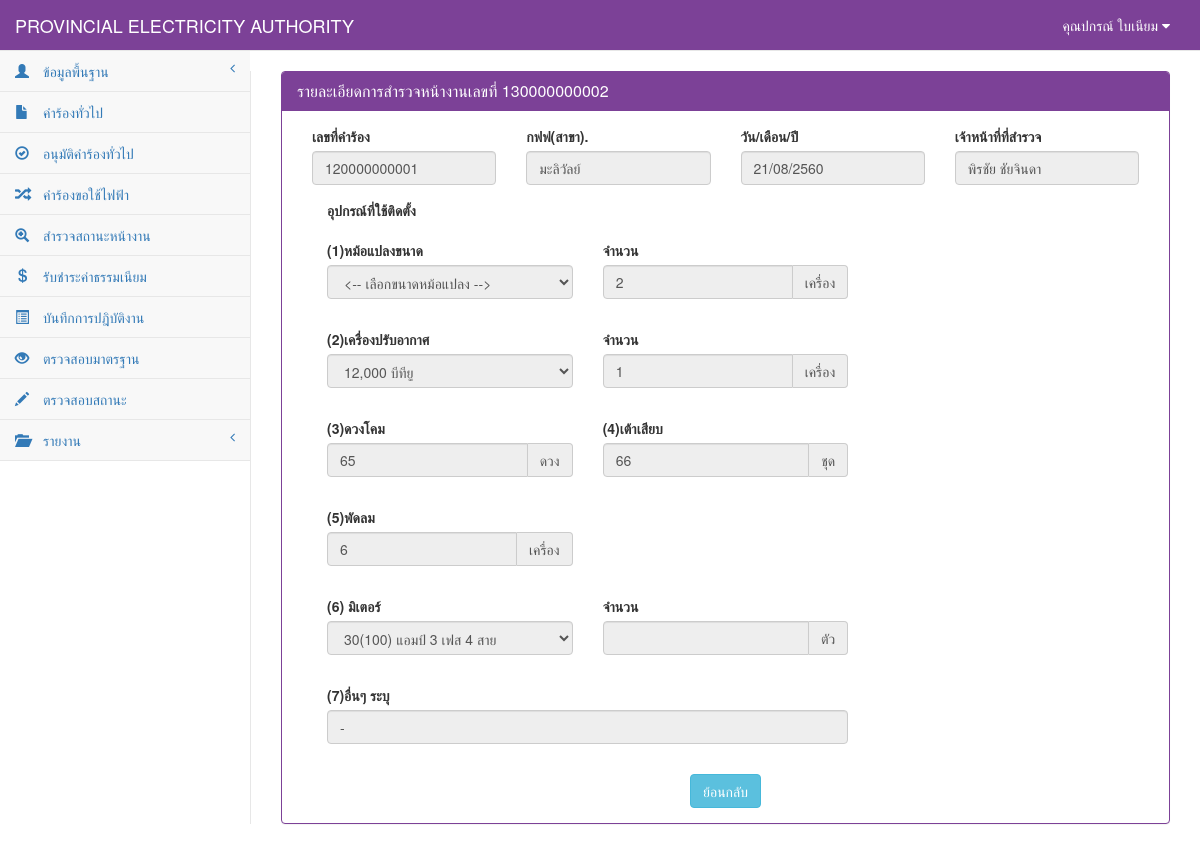
Page /StatusElectricity_view.php?id=130000000002 (signed in) on the earlier database version.
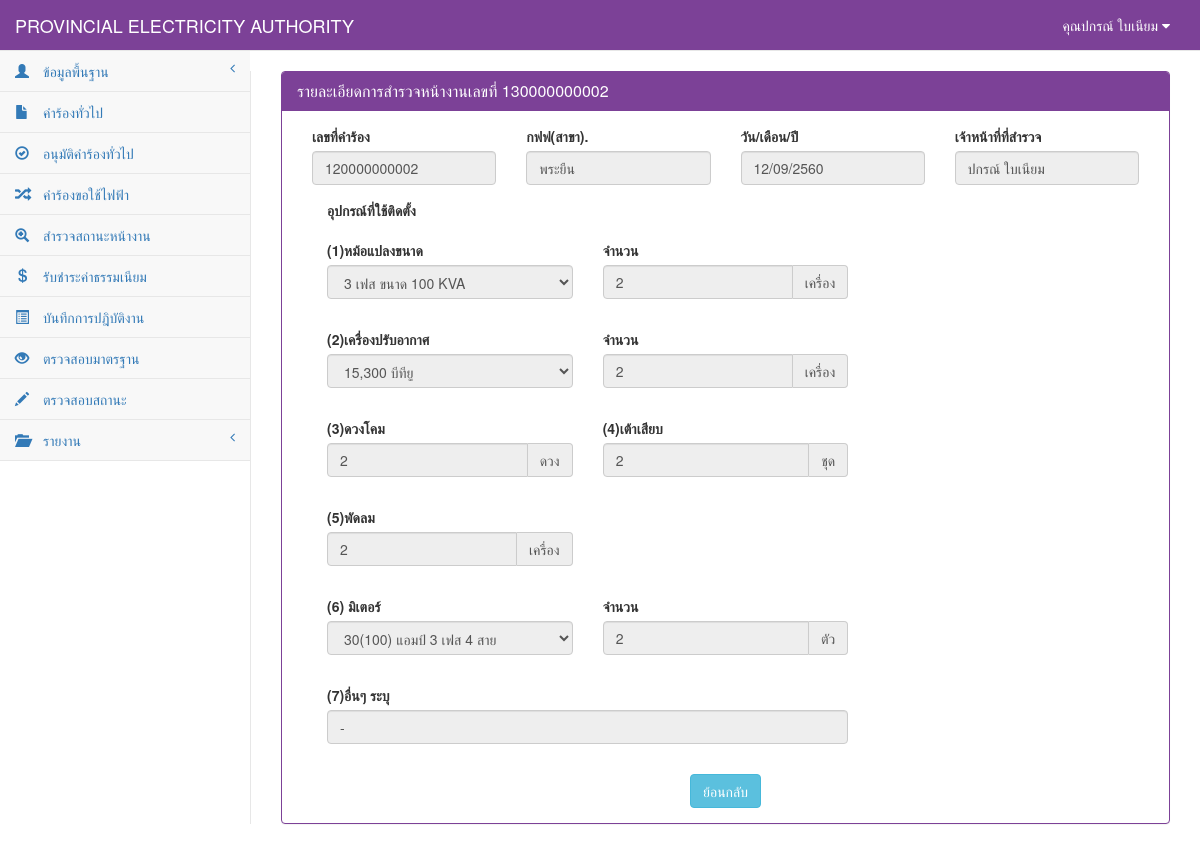
Same page on the later database version.
### tables this page shows
CREATE TABLE `tb_user` (
  `user_id` char(13) NOT NULL,
  `user_code` char(13) NOT NULL,
  `user_first` int(1) NOT NULL,
  `user_name` varchar(50) NOT NULL,
  `user_last` varchar(50) NOT NULL,
  `user_add` text NOT NULL,
  `user_tel` char(10) NOT NULL,
  `user_pos` int(1) NOT NULL,
  `user_pass` varchar(12) NOT NULL,
  PRIMARY KEY  (`user_id`)
);

CREATE TABLE `tb_equipment` (
  `equ_id` char(12) NOT NULL,
  `equ_date` date NOT NULL,
  `re_id` char(12) NOT NULL,
  `user_id` char(13) NOT NULL,
  `equ_tran` varchar(255) NOT NULL,
  `equ_tran_unit` int(10) NOT NULL,
  `equ_air` varchar(20) NOT NULL,
  `equ_air_unit` int(10) NOT NULL,
  `equ_lantern` int(10) NOT NULL,
  `equ_outlet` int(10) NOT NULL,
  `equ_fan` int(10) NOT NULL,
  `me_id` char(12) NOT NULL,
  `equ_meter_unit` int(10) NOT NULL,
  `equ_other` varchar(255) NOT NULL,
  `equ_detail` varchar(255) NOT NULL,
  `equ_status` int(1) NOT NULL,
  PRIMARY KEY  (`equ_id`)
);

CREATE TABLE `tb_electricity` (
  `re_id` char(12) NOT NULL,
  `re_date` date NOT NULL,
  `re_branch` varchar(50) NOT NULL,
  `user_id` char(13) NOT NULL,
  `cus_id` char(13) NOT NULL,
  `re_place_type` int(1) NOT NULL,
  `re_place_other` varchar(50) NOT NULL,
  `re_place_name` varchar(50) NOT NULL,
  `re_place_homeid` varchar(20) NOT NULL,
  `re_place_number` varchar(20) NOT NULL,
  `re_place_village` varchar(20) NOT NULL,
  `re_place_room` varchar(10) NOT NULL,
  `re_place_floor` varchar(5) NOT NULL,
  `re_place_alley` varchar(50) NOT NULL,
  `re_place_alleyway` varchar(50) NOT NULL,
  `re_place_road` varchar(50) NOT NULL,
  `re_place_villno` varchar(2) NOT NULL,
  `re_place_district` varchar(30) NOT NULL,
  `re_place_canton` varchar(30) NOT NULL,
  `re_place_province` varchar(30) NOT NULL,
  `re_place_post` varchar(10) NOT NULL,
  `re_place_tel` char(10) NOT NULL,
  `re_place_fax` char(10) NOT NULL,
  `re_place_email` varchar(30) NOT NULL,
  `re_place_service` varchar(10) NOT NULL,
  `re_contact_place` varchar(100) NOT NULL,
  `re_contact_homeid` varchar(20) NOT NULL,
  `re_contact_number` varchar(20) NOT NULL,
  `re_contact_village` varchar(20) NOT NULL,
  `re_contact_room` varchar(10) NOT NULL,
  `re_contact_floor` varchar(5) NOT NULL,
  `re_contact_alley` varchar(50) NOT NULL,
  `re_contact_alleyway` varchar(50) NOT NULL,
  `re_contact_road` varchar(50) NOT NULL,
  `re_contact_villno` varchar(2) NOT NULL,
  `re_contact_district` varchar(30) NOT NULL,
  `re_contact_canton` varchar(30) NOT NULL,
  `re_contact_province` varchar(30) NOT NULL,
  `re_contact_post` varchar(10) NOT NULL,
  `re_contact_tel` char(10) NOT NULL,
  `re_contact_fax` char(10) NOT NULL,
  `re_contact_email` varchar(30) NOT NULL,
  `re_want_type` int(2) NOT NULL,
  `re_want_other` varchar(100) NOT NULL,
  `re_detail` varchar(100) NOT NULL,
  `re_use_type` int(1) NOT NULL,
  `re_use_other` varchar(255) NOT NULL,
  `re_dateset` date NOT NULL,
  `re_keep_type` int(1) NOT NULL,
  `re_keep_name` varchar(255) NOT NULL,
  `re_keep_homeid` varchar(20) NOT NULL,
  `re_keep_number` varchar(20) NOT NULL,
  `re_keep_village` varchar(20) NOT NULL,
  `re_keep_room` varchar(20) NOT NULL,
  `re_keep_floor` varchar(5) NOT NULL,
  `re_keep_alley` varchar(50) NOT NULL,
  `re_keep_alleyway` varchar(50) NOT NULL,
  `re_keep_road` varchar(50) NOT NULL,
  `re_keep_villno` varchar(2) NOT NULL,
  `re_keep_district` varchar(30) NOT NULL,
  `re_keep_canton` varchar(30) NOT NULL,
  `re_keep_province` varchar(30) NOT NULL,
  `re_keep_post` varchar(10) NOT NULL,
  `re_keep_tel` char(10) NOT NULL,
  `re_keep_fax` char(10) NOT NULL,
  `re_keep_email` varchar(30) NOT NULL,
  `re_picture` varchar(255) NOT NULL,
  `re_status` int(1) NOT NULL,
  PRIMARY KEY  (`re_id`)
);

### connect_db.php (called while the page is built, shortened)
<?php
$dbname="pea";
?>

### StatusElectricity_view.php (the view, shortened to what the rows shown need)
<?php
include "connect_db.php";
?>
<!DOCTYPE html>
<html>
<head>
    <link href="vendor/bootstrap/css/bootstrap.css" rel="stylesheet">
    <link href="vendor/metisMenu/metisMenu.css" rel="stylesheet">
    <link href="dist/css/sb-admin-2.css" rel="stylesheet">
    <link href="vendor/font-awesome/css/font-awesome.css" rel="stylesheet" type="text/css">
</head>
<body>
<?php include "header.php";
?>
<?php
    include"sidebar.php";
?>
 <?php
 function Dateim($mydate){
    $d=split("-",$mydate);
    $mydate=$d[2]."/".$d[1]."/".($d[0]+543);
    return "$mydate";
}
    $sql="select * from tb_equipment,tb_electricity,tb_user where tb_equipment.equ_id='".$_GET[id]."' and tb_equipment.re_id=tb_electricity.re_id and tb_equipment.user_id = tb_user.user_id  ";
    $result=mysql_db_query($dbname,$sql);
    $array=mysql_fetch_array($result);
?>
    <div id="page-wrapper">
        <div class="panel panel-primary">
            <div class="panel-heading">
                <h2 class="panel-title">รายละเอียดการสำรวจหน้างานเลขที่ <?=$_GET[id]?> </h2>
            </div>
            <div class="panel-body">
                <form method="post" action="StatusElectricity_save">
                    <div class="col-sm-12">
                        <div class="row">
                            <div class="col-sm-3 form-group">
                                <label>เลขที่คำร้อง</label>
                                <input class="form-control" autocomplete=off  name="re_id" type="text" id="re_id" value="<?= $array[re_id] ?>" size="30" readonly/>
                            </div>
                            <div class="col-sm-3 form-group">
                                <label>กฟฟ(สาขา).</label>
                                <input  type="text" class="form-control"  value="<?= $array['re_branch'] ?>" readonly>
                            </div>
                            <div class="col-sm-3 form-group">
                                <label>วัน/เดือน/ปี</label>
                                <input class="form-control" placeholder="กรุณากรอกข้อมูล" name="re_date" type="text" id="re_date" value="<?= Dateim($array[equ_date]);?>"  readonly/>
                            </div>
                            <div class="col-sm-3 form-group">
                                <label>เจ้าหน้าที่ที่สำรวจ</label>
                                <input class="form-control" placeholder="กรุณากรอกข้อมูล" name="re_date" type="text" id="re_date" value="<?=$array[user_name];?> <?=$array[user_last];?>"  readonly/>
                            </div>
                        </div>
                        <div class="col-sm-12">
                            <div class="row">
                                <div class="form-group col-sm-4">
                                    <div class="form-group">
                                    <select id="equ_tran" class="form-control" name="equ_tran" disabled>
                                        <option value="3 เฟส ขนาด 100 KVA" <?php if($array[equ_tran]=="3 เฟส ขนาด 100 KVA"){ echo "selected";} ?>> 3 เฟส ขนาด 100 KVA</option>
                                    </select>
                                    </div>
                                </div>
                                <div class="form-group col-sm-4">
                                    <div class="form-group input-group">
                                        <input type="number" class="form-control" placeholder="กรุณากรอกข้อมูล" name="equ_tran_unit"  value="<?= $array[equ_tran_unit] ?>" readonly>
                                        <span class="input-group-addon">เครื่อง</span>
                                    </div>
                                </div>
                            </div>
                            <div class="row">
                                <div class="form-group col-sm-4">
                                    <div class="form-group">
                                        <select id="equ_air" class="form-control" name="equ_air" disabled>
                                            <option value="15,300 บีทียู" <?php if($array[equ_air]=="15,300 บีทียู"){ echo "selected";} ?>>15,300 บีทียู</option>
                                        </select>
                                    </div>
                                </div>
                                <div class="form-group col-sm-4">
                                    <div class="form-group input-group">
                                        <input type="number" class="form-control" placeholder="กรุณากรอกข้อมูล" name="equ_air_unit" value="<?= $array[equ_air_unit] ?>" readonly>
                                        <span class="input-group-addon">เครื่อง</span>
                                    </div>
                                </div>
                            </div>
                            <div class="row">
                                <div class="form-group col-sm-4">
                                    <div class="form-group input-group">
                                        <input type="number" class="form-control" placeholder="กรุณากรอกข้อมูล" name="equ_lantern" value="<?= $array[equ_lantern] ?>" readonly>
                                        <span class="input-group-addon">ดวง</span>
                                    </div>
                                </div>
                                <div class="form-group col-sm-4">
                                    <div class="form-group input-group">
                                        <input type="number" class="form-control" placeholder="กรุณากรอกข้อมูล" name="equ_outlet" value="<?= $array[equ_outlet] ?>" readonly>
                                        <span class="input-group-addon">ชุด</span>
                                    </div>
                                </div>
                            </div>
                            <div class="row">
                                <div class="form-group col-sm-4">
                                    <div class="form-group input-group">
                                        <input type="number" class="form-control" placeholder="กรุณากรอกข้อมูล" name="equ_fan" value="<?= $array[equ_fan] ?>" readonly>
                                        <span class="input-group-addon">เครื่อง</span>
                                    </div>
                                </div>
                            </div>
                        </div>
                    </div>
                </form>
            </div>
        </div>
    </div>
</body>
</html>

### header.php (shortened to what the rows shown need)
<?php
$sqluser="select *from tb_user where user_id='".$_SESSION[loginid]."'";
$reuser=mysql_db_query($dbname,$sqluser);
$user=mysql_fetch_array($reuser);
?>
<nav style="background-color:#7c4197;" class="navbar navbar-default navbar-static-top" role="navigation" style="margin-bottom: 0" >
            <ul class="nav navbar-top-links navbar-right" >
                 <li class="dropdown">
                     <a style="color: White" class="dropdown-toggle" data-toggle="dropdown" href="#">
                        คุณ<?=$user[user_name]?> <?=$user[user_last]?>
                        <i class="fa fa-caret-down"></i>
                    </a>
                </li>
            </ul>

Differences in the rows shown:
changed tb_equipment: re_id "120000000001" → "120000000002"; re.re_branch "มะลิวัลย์" → "พระยืน"; re_date "21/08/2560" → "12/09/2560"; re_date "พิรชัย ชัยจินดา" → "ปกรณ์ ใบเนียม"; equ_tran (not shown) → "3 เฟส ขนาด 100 KVA"; equ_air (not shown) → "15,300 บีทียู"; equ_air_unit "1" → "2"; equ_lantern "65" → "2"; equ_outlet "66" → "2"; equ_fan "6" → "2"
Other differences:
form field equ_meter_unit: (not shown) → "2"
form field equ_tran: "<-- เลือกขนาดหม้อแปลง -->" → (not shown)
form field equ_air: "12,000 บีทียู" → (not shown)
